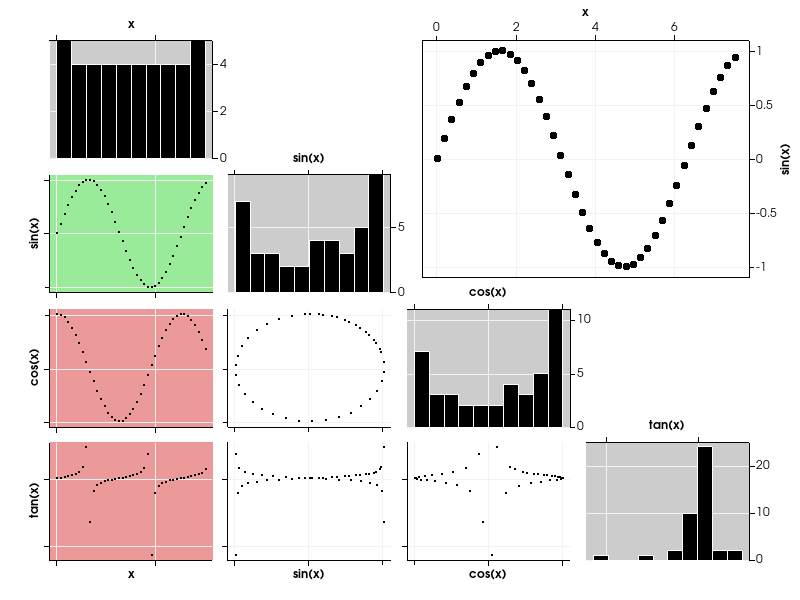

Source code (Python):
#!/usr/bin/env python
# Demonstrate a scatter plot matrix with selective column visibility.

import math

import vtkmodules.vtkInteractionStyle  # noqa: F401
import vtkmodules.vtkRenderingContextOpenGL2  # noqa: F401
import vtkmodules.vtkRenderingOpenGL2  # noqa: F401

from vtkmodules.vtkChartsCore import vtkScatterPlotMatrix
from vtkmodules.vtkCommonCore import vtkFloatArray
from vtkmodules.vtkCommonDataModel import vtkTable
from vtkmodules.vtkRenderingContext2D import vtkContextActor
from vtkmodules.vtkRenderingCore import (
    vtkRenderWindow,
    vtkRenderWindowInteractor,
    vtkRenderer,
)

# Create a table with some points in it.
table = vtkTable()
arr_x = vtkFloatArray()
arr_x.SetName("x")
table.AddColumn(arr_x)
arr_c = vtkFloatArray()
arr_c.SetName("cos(x)")
table.AddColumn(arr_c)
arr_s = vtkFloatArray()
arr_s.SetName("sin(x)")
table.AddColumn(arr_s)
arr_s2 = vtkFloatArray()
arr_s2.SetName("sin(x + 0.5)")
table.AddColumn(arr_s2)
tangent = vtkFloatArray()
tangent.SetName("tan(x)")
table.AddColumn(tangent)

num_points = 42
inc = 7.5 / (num_points - 1)
table.SetNumberOfRows(num_points)
for i in range(num_points):
    table.SetValue(i, 0, i * inc)
    table.SetValue(i, 1, math.cos(i * inc))
    table.SetValue(i, 2, math.sin(i * inc))
    table.SetValue(i, 3, math.sin(i * inc) + 0.5)
    table.SetValue(i, 4, math.tan(i * inc))

# Set up the scatter plot matrix with selective column visibility.
matrix = vtkScatterPlotMatrix()
matrix.SetInput(table)
matrix.SetColumnVisibilityAll(False)
matrix.SetColumnVisibility("x", True)
matrix.SetColumnVisibility("sin(x)", True)
matrix.SetColumnVisibility("cos(x)", True)
matrix.SetColumnVisibility("tan(x)", True)

# Context actor and scene wiring.
context_actor = vtkContextActor()
context_actor.GetScene().AddItem(matrix)

# Renderer
renderer = vtkRenderer()
renderer.SetBackground(1.0, 1.0, 1.0)
context_actor.GetScene().SetRenderer(renderer)
renderer.AddActor(context_actor)

# Window
render_window = vtkRenderWindow()
render_window.SetSize(800, 600)
render_window.SetMultiSamples(0)
render_window.AddRenderer(renderer)
render_window.SetWindowName("scatter plot matrix visible")

# Interactor
interactor = vtkRenderWindowInteractor()
interactor.SetRenderWindow(render_window)

interactor.Initialize()
interactor.Start()
